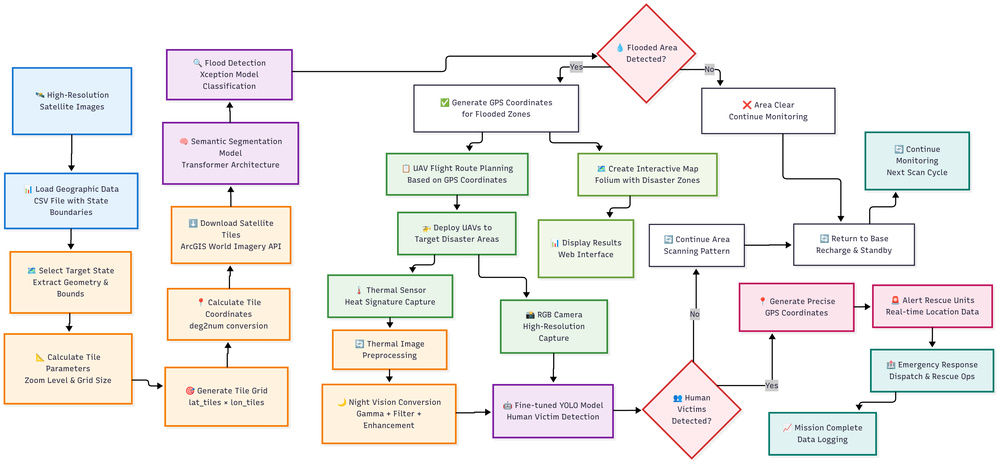
#> input picture src/images/work-flow.png, 1000 x 464 px, shrunk from 3840 x 1781 before the run
$ python -i night_vision.py   (imports and definitions only)
#> lines starting #> are read from the running program, lines starting #| are printed output that depends on the picture
"""RGB-to-night-vision transformation for improved low-light victim detection."""

import numpy as np
import cv2
from typing import Tuple


def rgb_to_luminance(img: np.ndarray) -> np.ndarray:
    # Convert RGB image to luminance channel using ITU-R BT.601 coefficients
    return 0.299 * img[:, :, 0] + 0.587 * img[:, :, 1] + 0.114 * img[:, :, 2]


def compute_adaptive_gamma(luminance: np.ndarray, gamma_min: float = 0.3, gamma_max: float = 0.7) -> float:
    # Derive adaptive gamma from scene mean luminance; darker scenes get lower gamma
    mean_lum = luminance.mean() / 255.0
    return gamma_max - (gamma_max - gamma_min) * mean_lum


def apply_gamma_correction(luminance: np.ndarray, gamma: float) -> np.ndarray:
    # Apply gamma correction formula: I_night = (L / L_max)^gamma * L_max
    lmax = float(luminance.max()) if luminance.max() > 0 else 1.0
    return np.power(luminance / lmax, gamma) * lmax


def luminance_to_night_vision(luminance: np.ndarray, gamma: float) -> np.ndarray:
    # Apply adaptive gamma and map grayscale luminance to green-tinted night vision
    corrected = apply_gamma_correction(luminance, gamma).astype(np.uint8)
    night_bgr = np.zeros((*corrected.shape, 3), dtype=np.uint8)
    night_bgr[:, :, 1] = corrected
    return night_bgr


def rgb_to_thermal(img: np.ndarray) -> np.ndarray:
    # Convert RGB to pseudo-thermal image using CLAHE + colormap
    gray = cv2.cvtColor(img, cv2.COLOR_RGB2GRAY)
    clahe = cv2.createCLAHE(clipLimit=2.0, tileGridSize=(8, 8))
    enhanced = clahe.apply(gray)
    thermal = cv2.applyColorMap(enhanced, cv2.COLORMAP_INFERNO)
    return thermal


def rgb_to_infrared(img: np.ndarray) -> np.ndarray:
    # Simulate near-infrared by boosting red channel and applying HOT colormap
    gray = cv2.cvtColor(img, cv2.COLOR_RGB2GRAY).astype(np.float32)
    nir_sim = np.clip(gray + img[:, :, 0].astype(np.float32) * 0.5, 0, 255).astype(np.uint8)
    return cv2.applyColorMap(nir_sim, cv2.COLORMAP_HOT)


def transform_to_night_vision(img_rgb: np.ndarray, gamma_min: float = 0.3, gamma_max: float = 0.7) -> np.ndarray:
    # Full pipeline: RGB → luminance → adaptive gamma → night vision image
    luminance = rgb_to_luminance(img_rgb.astype(np.float32))
    gamma = compute_adaptive_gamma(luminance, gamma_min, gamma_max)
    return luminance_to_night_vision(luminance.astype(np.uint8), gamma)


def remove_cloud_artifacts(img: np.ndarray, threshold: int = 220) -> np.ndarray:
    # Mask near-white cloud pixels to reduce false detections in bright regions
    gray = cv2.cvtColor(img, cv2.COLOR_RGB2GRAY) if img.ndim == 3 else img
    cloud_mask = gray > threshold
    result = img.copy()
    if img.ndim == 3:
        result[cloud_mask] = 0
    else:
        result[cloud_mask] = 0
    return result


def preprocess_for_detection(img_rgb: np.ndarray, mode: str = "night_vision",
                              gamma_min: float = 0.3, gamma_max: float = 0.7) -> np.ndarray:
    # Apply selected imaging modality transformation for detector input
    cleaned = remove_cloud_artifacts(img_rgb)
    if mode == "night_vision":
        return transform_to_night_vision(cleaned, gamma_min, gamma_max)
    elif mode == "thermal":
        return rgb_to_thermal(cleaned)
    elif mode == "infrared":
        return rgb_to_infrared(cleaned)
    else:
        return cleaned

>>> import cv2
>>> picture = cv2.cvtColor(cv2.imread('../src/images/work-flow.png'), cv2.COLOR_BGR2RGB)
>>> result = preprocess_for_detection(picture)
#> in remove_cloud_artifacts, `gray = cv2.cvtColor(img, cv2.COLOR_RGB2GRAY) if img.ndim == 3 else img`:
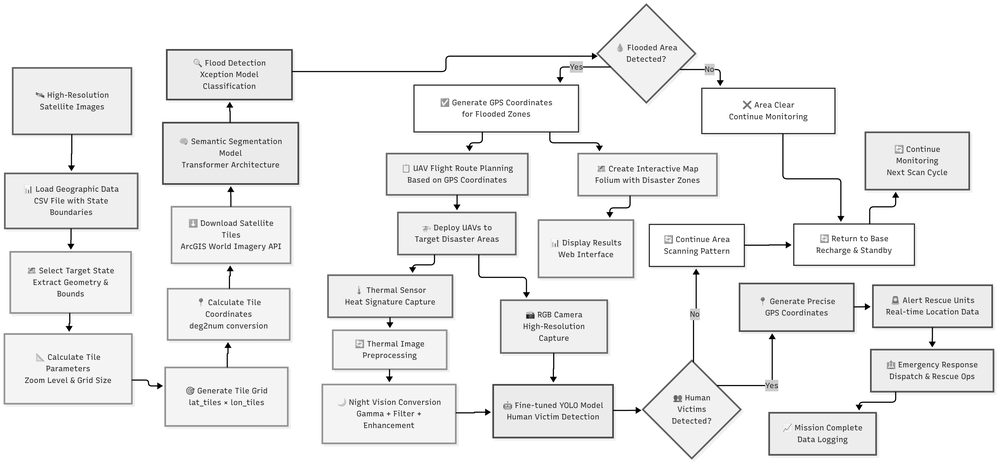
#> gray: shape (464, 1000); min 0, max 255, mean 240.1
#> in remove_cloud_artifacts, `cloud_mask = gray > threshold`:
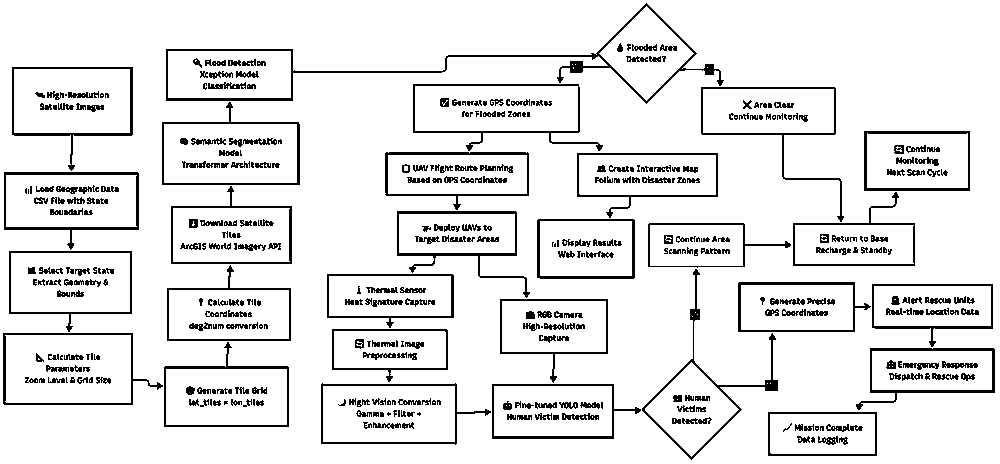
#> cloud_mask: shape (464, 1000) bool; 90.4% white; black in thin lines or dots
#> in remove_cloud_artifacts, `result[cloud_mask] = 0`:
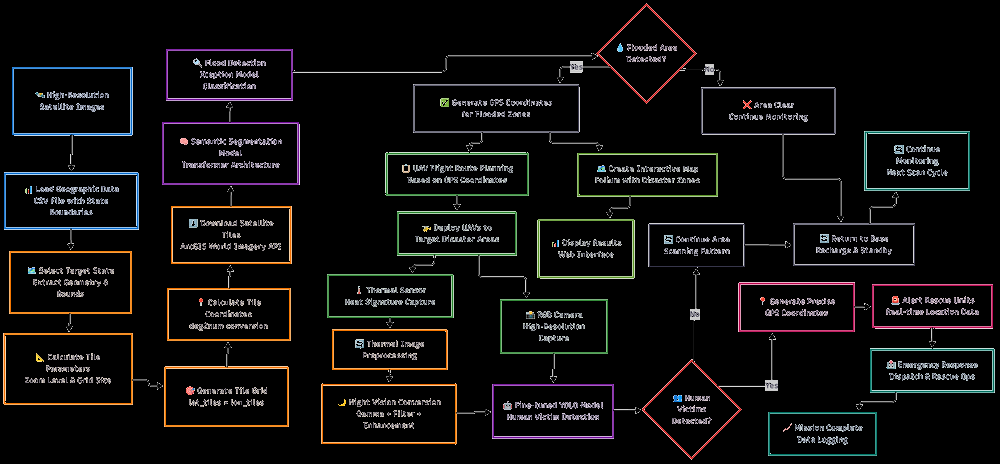
#> result: shape (464, 1000, 3); mean R, G, B 14.6, 13.6, 13.1
#> in rgb_to_luminance, `return 0.299 * img[:, :, 0] + 0.587 * img[:, :, 1] + 0.114 * img[:, :,..`:
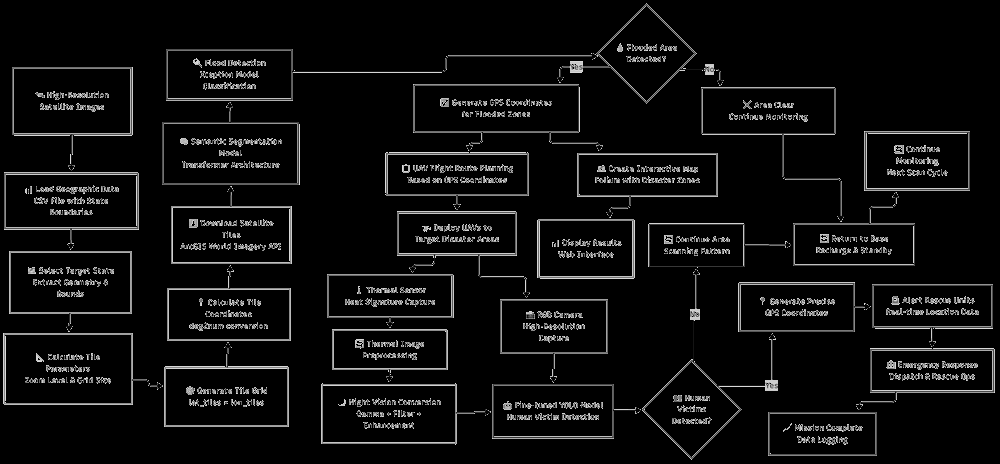
#> returned value: shape (464, 1000) float32; min 0, max 220.5, mean 13.8
#> in compute_adaptive_gamma, `mean_lum = luminance.mean() / 255.0`: mean_lum = 0.0543
#> in transform_to_night_vision, `gamma = compute_adaptive_gamma(luminance, gamma_min, gamma_max)`: gamma = 0.678
#> in apply_gamma_correction, `lmax = float(luminance.max()) if luminance.max() > 0 else 1.0`: lmax = 220
#> in luminance_to_night_vision, `night_bgr[:, :, 1] = corrected`:
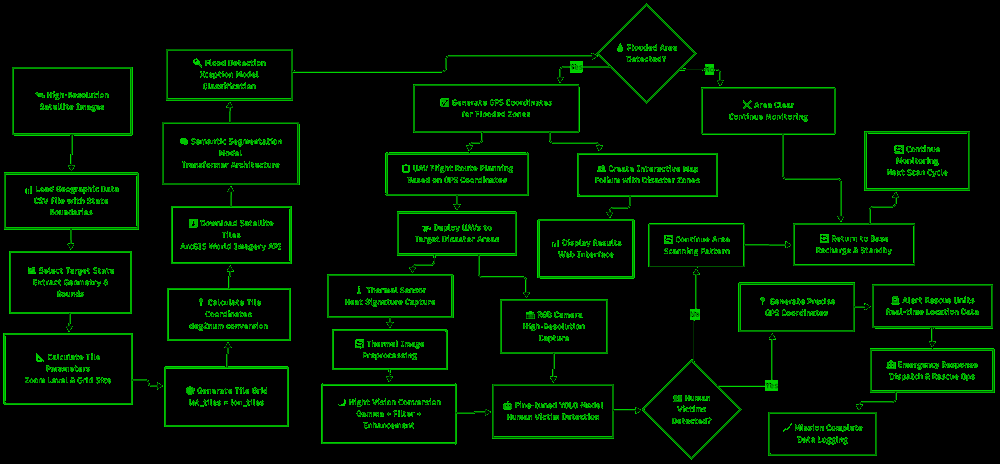
#> night_bgr: shape (464, 1000, 3); mean of channels 0, 1, 2 0, 15.5, 0; drawn as B, G, R
